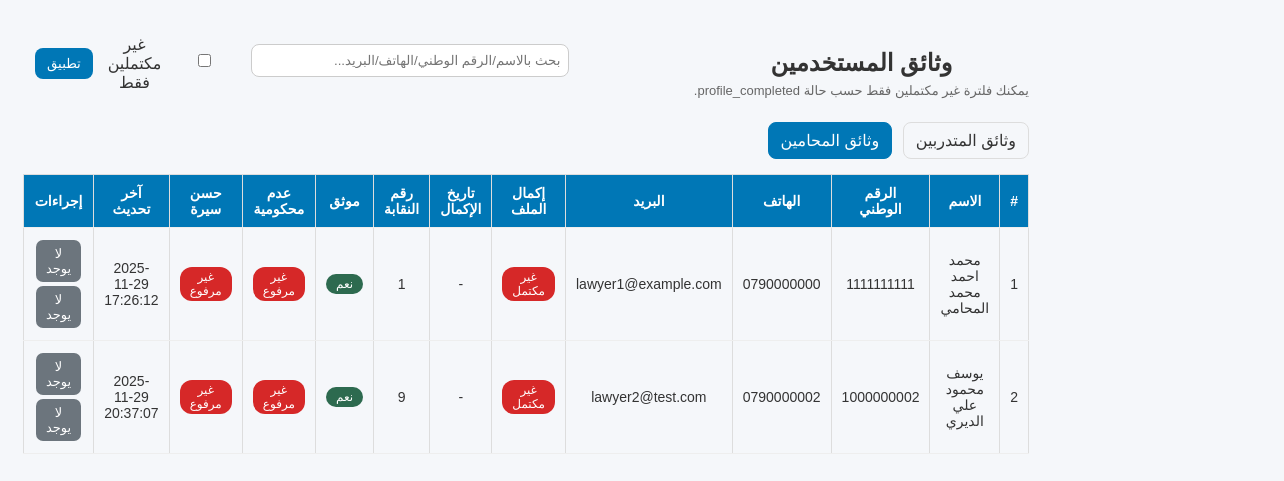
The page /shared/documents/documents_page.php?tab=lawyers (signed in) on the database as committed earlier.
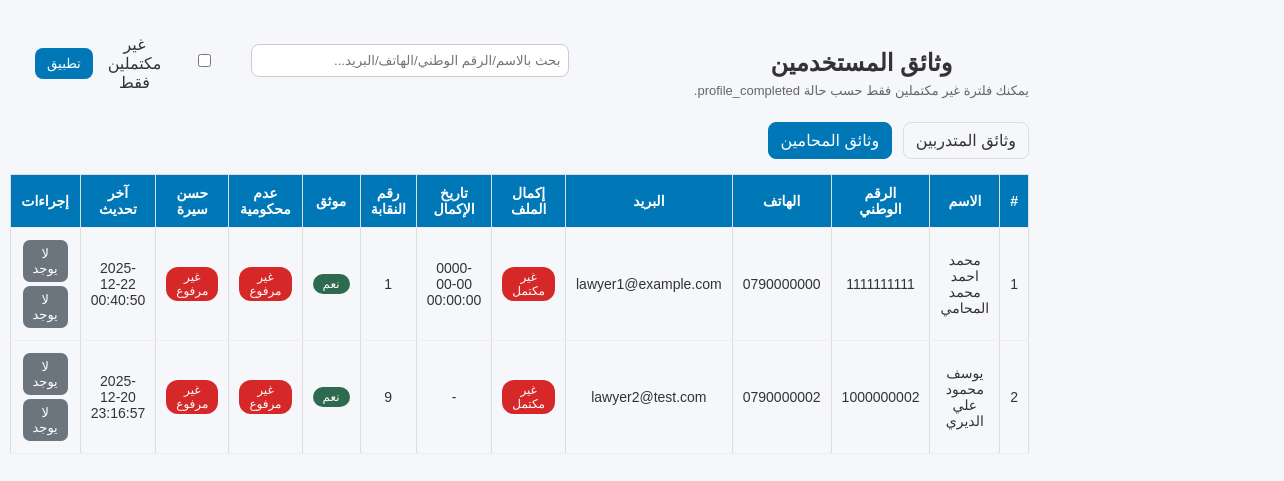
The same page on the database as committed later.
### tables this page shows
CREATE TABLE `lawyers` (
  `lawyer_id` int(11) NOT NULL,
  `user_id` int(11) NOT NULL,
  `syndicate_id` int(11) DEFAULT NULL,
  `office_address` varchar(255) DEFAULT NULL,
  `password` varchar(255) NOT NULL,
  `verified` tinyint(1) NOT NULL DEFAULT 0,
  `created_at` datetime NOT NULL DEFAULT current_timestamp(),
  `updated_at` datetime NOT NULL DEFAULT current_timestamp() ON UPDATE current_timestamp(),
  `full_name` varchar(200) DEFAULT NULL,
  `first_name` varchar(100) DEFAULT NULL,
  `father_name` varchar(100) DEFAULT NULL,
  `grandfather_name` varchar(100) DEFAULT NULL,
  `family_name` varchar(100) DEFAULT NULL,
  `national_id` varchar(30) DEFAULT NULL,
  `phone` varchar(30) DEFAULT NULL,
  `email` varchar(150) DEFAULT NULL,
  `home_address` varchar(255) DEFAULT NULL,
  `no_conviction_doc` varchar(255) DEFAULT NULL,
  `good_conduct_doc` varchar(255) DEFAULT NULL,
  `social_security` enum('نعم','لا') DEFAULT 'لا',
  `highschool_certificate` varchar(10) DEFAULT 'لا',
  `university_degree` varchar(10) DEFAULT 'لا',
  `social_security_number` varchar(100) DEFAULT NULL
);

CREATE TABLE `users` (
  `user_id` int(11) NOT NULL,
  `full_name` varchar(200) NOT NULL,
  `national_id` varchar(30) NOT NULL,
  `phone` varchar(30) DEFAULT NULL,
  `email` varchar(150) DEFAULT NULL,
  `address` varchar(255) DEFAULT NULL,
  `password` varchar(255) NOT NULL,
  `role` enum('trainee','lawyer','admin','syndicate_admin') NOT NULL DEFAULT 'trainee',
  `created_at` datetime NOT NULL DEFAULT current_timestamp(),
  `updated_at` datetime NOT NULL DEFAULT current_timestamp() ON UPDATE current_timestamp(),
  `profile_completed` tinyint(1) NOT NULL DEFAULT 0,
  `profile_completed_at` datetime DEFAULT NULL
);

### shared/documents/documents_page.php (the view, shortened to what the changed rows need)
<?php
require_once __DIR__ . "/../../config/db.php";
$page_title          = $page_title          ?? 'وثائق المستخدمين';
$tab = $_GET['tab'] ?? 'trainees';
$search = trim($_GET['search'] ?? "");
$onlyIncomplete = isset($_GET['only_incomplete']) ? 1 : 0;
$params = [];
if ($tab === 'trainees') {
  $sql = "
    SELECT
      t.trainee_id,
      u.full_name,
      u.national_id,
      u.phone,
      u.email,
      u.profile_completed,
      u.profile_completed_at,
      t.no_conviction_doc,
      t.good_conduct_doc,
      t.updated_at,
      t.created_at
    FROM trainees t
    JOIN users u ON t.user_id = u.user_id
    WHERE t.is_archived = 0
  ";
  if ($onlyIncomplete === 1) {
    $sql .= " AND u.profile_completed = 0 ";
  }
  if ($search !== "") {
    $sql .= " AND (u.full_name LIKE :s OR u.national_id LIKE :s OR u.phone LIKE :s OR u.email LIKE :s) ";
    $params[":s"] = "%$search%";
  }
  $sql .= " ORDER BY u.full_name ASC ";
  $stmt = $pdo->prepare($sql);
  $stmt->execute($params);
  $rows = $stmt->fetchAll(PDO::FETCH_ASSOC);
} else {
  $sql = "
    SELECT
      l.lawyer_id,
      u.full_name,
      u.national_id,
      u.phone,
      u.email,
      u.profile_completed,
      u.profile_completed_at,
      l.syndicate_id,
      l.verified,
      l.no_conviction_doc,
      l.good_conduct_doc,
      l.updated_at,
      l.created_at
    FROM lawyers l
    JOIN users u ON l.user_id = u.user_id
    WHERE 1=1
  ";
  $sql .= " ORDER BY u.full_name ASC ";
  $stmt = $pdo->prepare($sql);
  $stmt->execute($params);
  $rows = $stmt->fetchAll(PDO::FETCH_ASSOC);
}
?>
<!DOCTYPE html>
<html lang="ar" dir="rtl">
<head>
  <link rel="stylesheet" href="/mutadarrib/assets/css/admin.css">
    <link rel="stylesheet" href="/mutadarrib/assets/css/lawyers.css">
</head>
<body>
<div class="admin-container">
  <div class="wrap">
    <div class="topbar">
      <div>
        <h2><?= htmlspecialchars($page_title) ?></h2>
      </div>
    </div>
    <?php if (empty($rows)): ?>
      <p style="margin-top:15px;">لا توجد نتائج.</p>
    <?php else: ?>
      <table>
        <thead>
          <tr>
            <th>#</th>
            <th>الاسم</th>
            <th>الرقم الوطني</th>
            <th>الهاتف</th>
            <th>البريد</th>
            <th>إكمال الملف</th>
            <th>تاريخ الإكمال</th>
            <?php if ($tab === 'lawyers'): ?>
              <th>رقم النقابة</th>
              <th>موثق</th>
            <?php endif; ?>
            <th>عدم محكومية</th>
            <th>حسن سيرة</th>
            <th>آخر تحديث</th>
            <th>إجراءات</th>
          </tr>
        </thead>
        <tbody>
        <?php foreach ($rows as $i => $r): ?>
          <?php
            $id = ($tab === 'trainees') ? (int)$r['trainee_id'] : (int)$r['lawyer_id'];
            $entity = ($tab === 'trainees') ? 'trainee' : 'lawyer';
            $hasNo   = !empty($r['no_conviction_doc']);
            $hasGood = !empty($r['good_conduct_doc']);
            $noBadge   = $hasNo   ? '<span class="badge ok">مرفوع</span>' : '<span class="badge no">غير مرفوع</span>';
            $goodBadge = $hasGood ? '<span class="badge ok">مرفوع</span>' : '<span class="badge no">غير مرفوع</span>';
            $completed = (int)($r['profile_completed'] ?? 0) === 1;
            $profBadge = $completed ? '<span class="badge ok">مكتمل</span>' : '<span class="badge no">غير مكتمل</span>';
            $completedAt = $r['profile_completed_at'] ?? null;
            $base = "/mutadarrib/secure_download.php?entity={$entity}&id={$id}";
          ?>
          <tr>
            <td><?= $i+1 ?></td>
            <td><?= htmlspecialchars($r['full_name'] ?? '-') ?></td>
            <td><?= htmlspecialchars($r['national_id'] ?? '-') ?></td>
            <td><?= htmlspecialchars($r['phone'] ?? '-') ?></td>
            <td><?= htmlspecialchars($r['email'] ?? '-') ?></td>
            <td><?= $profBadge ?></td>
            <td><?= htmlspecialchars($completedAt ?: '-') ?></td>
            <?php if ($tab === 'lawyers'): ?>
              <td><?= htmlspecialchars($r['syndicate_id'] ?? '-') ?></td>
              <td><?= ((int)($r['verified'] ?? 0)===1) ? '<span class="badge ok">نعم</span>' : '<span class="badge no">لا</span>' ?></td>
            <?php endif; ?>
            <td><?= $noBadge ?></td>
            <td><?= $goodBadge ?></td>
            <td><?= htmlspecialchars($r['updated_at'] ?? $r['created_at'] ?? '-') ?></td>
            <td>
              <?php if ($hasNo): ?>
                <a class="btn btn-view" target="_blank" href="<?= $base ?>&doc=no_conviction&disp=inline">عرض عدم محكومية</a>
                <a class="btn btn-dl" href="<?= $base ?>&doc=no_conviction&disp=attachment">تنزيل</a>
              <?php else: ?>
                <span class="btn btn-muted" style="cursor:default;">لا يوجد</span>
              <?php endif; ?>
              <?php if ($hasGood): ?>
                <a class="btn btn-view" target="_blank" href="<?= $base ?>&doc=good_conduct&disp=inline">عرض حسن سيرة</a>
                <a class="btn btn-dl" href="<?= $base ?>&doc=good_conduct&disp=attachment">تنزيل</a>
              <?php else: ?>
                <span class="btn btn-muted" style="cursor:default;">لا يوجد</span>
              <?php endif; ?>
            </td>
          </tr>
        <?php endforeach; ?>
        </tbody>
      </table>
    <?php endif; ?>
  </div>
</div>
</body>
</html>

Rows that differ between the two databases and show on the page:
changed lawyers "محمد احمد محمد المحامي": user.profile_completed_at "-" → "0000-00-00 00:00:00"; updated_at "2025-11-29 17:26:12" → "2025-12-22 00:40:50"
changed lawyers "يوسف محمود علي الديري": updated_at "2025-11-29 20:37:07" → "2025-12-20 23:16:57"
